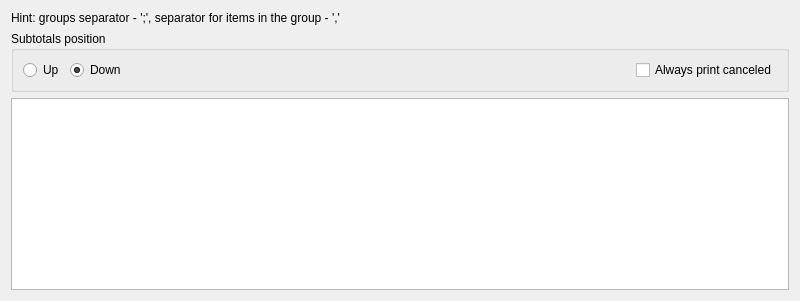
         <widget class="QWidget" name="tab_11">
          <attribute name="title">
           <string>Daily</string>
          </attribute>
          <layout class="QVBoxLayout" name="verticalLayout_12">
           <item>
            <widget class="QLabel" name="label_35">
             <property name="text">
              <string>Hint: groups separator - ';', separator for items in the group - ','</string>
             </property>
            </widget>
           </item>
           <item>
            <widget class="QGroupBox" name="groupBox_3">
             <property name="minimumSize">
              <size>
               <width>0</width>
               <height>0</height>
              </size>
             </property>
             <property name="title">
              <string>Subtotals position</string>
             </property>
             <layout class="QHBoxLayout" name="horizontalLayout_9">
              <item>
               <widget class="QRadioButton" name="rbDailySubtotalUp">
                <property name="text">
                 <string>Up</string>
                </property>
               </widget>
              </item>
              <item>
               <widget class="QRadioButton" name="rbDailySubtotalDown">
                <property name="text">
                 <string>Down</string>
                </property>
                <property name="checked">
                 <bool>true</bool>
                </property>
               </widget>
              </item>
              <item>
               <spacer name="horizontalSpacer_10">
                <property name="orientation">
                 <enum>Qt::Orientation::Horizontal</enum>
                </property>
                <property name="sizeHint" stdset="0">
                 <size>
                  <width>504</width>
                  <height>20</height>
                 </size>
                </property>
               </spacer>
              </item>
              <item>
               <widget class="QCheckBox" name="chDailyPrintCanceled">
                <property name="text">
                 <string>Always print canceled</string>
                </property>
               </widget>
              </item>
             </layout>
            </widget>
           </item>
           <item>
            <widget class="QPlainTextEdit" name="teDailyMovement"/>
           </item>
          </layout>
         </widget>
